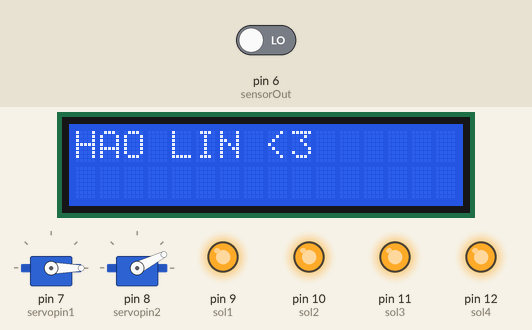
The sketch below on a simulated Arduino Uno, built with avr-gcc and run on an emulated ATmega328P. On the bench: 16×2 character LCD, 2 × servo, output pins drawn as LEDs (lit = HIGH). The test bench sets the inputs (shaded band); at power-on: pin 6 (sensorOut) LOW. Pins used as bus, display or sensor lines are not drawn; what the sketch prints to the serial monitor is not drawn.

Above: at 0.21 s.
At 1.94 s:
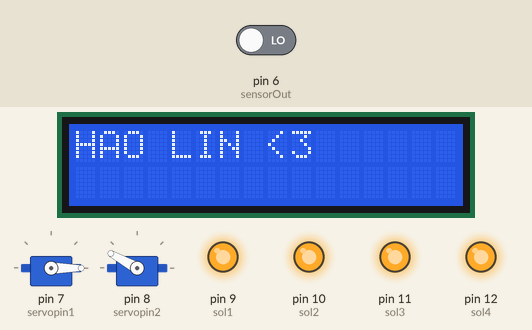
At 3.5 s:
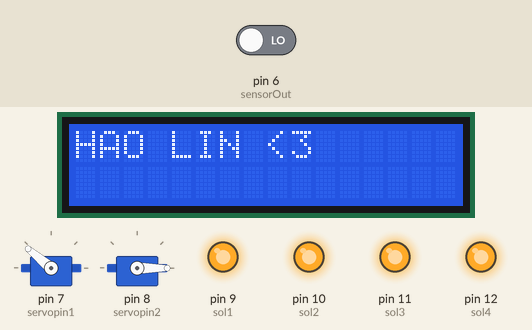
At 4.68 s:
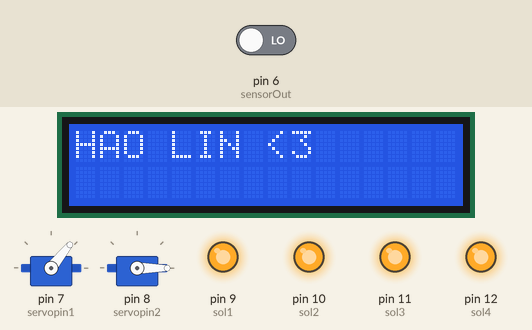
At 6.2 s:
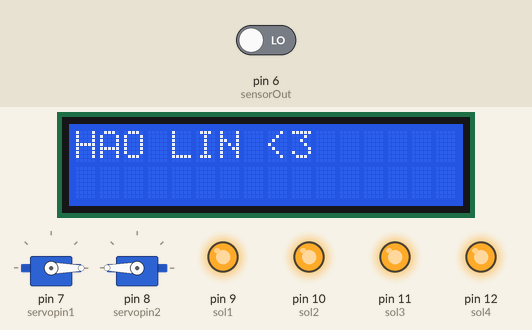
At 7.9 s:
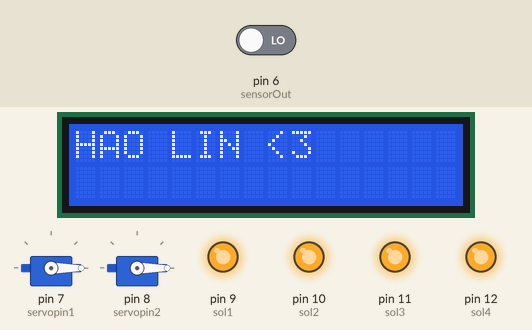
Timing chart, 0 to 9.4 s (numbered marks = the images above):
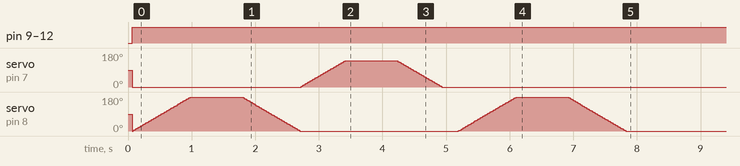

The sketch:

sorter.ino
```cpp
#include <Servo.h>
#include <LiquidCrystal.h>

//Color numbers
#define RED 1
#define GREEN 2;
#define BLUE 3;
#define YELLOW 4;

int colors[4][6];

int redLow=-1;
int redHigh=-1;
int greenLow=-1;
int greenHigh=-1;
int blueLow=-1;
int blueHigh=-1;

// TCS3200 pins
#define S0 2
#define S1 3
#define S2 4
#define S3 5
#define sensorOut 6

// Solenoid pins
#define sol1 9
#define sol2 10
#define sol3 11
#define sol4 12

// LCD connections
const int rs = A0, en = A1, d4 = A2, d5 = A3, d6 = A4, d7 = A5;
LiquidCrystal lcd(rs, en, d4, d5, d6, d7);

// define servos
Servo servo1; //feeder
Servo servo2; //conveyer belt

// Servo pins
#define servopin1 7
#define servopin2 8

/* there are 5 stations (numbered 0-4)
 *  station[0]=under color sensor
 *  station[1-4]=solenoids 1-4
 */
int stations[5]={0,0,0, 0,0}; //initialize as nothing in any station
int stationPins[5]={0,sol1,sol2,sol3,sol4}; //list of corresponding pins for each station (station 0 does not have a pin)


// Stores frequency read by the photodiodes
int redFrequency = 0;
int greenFrequency = 0;
int blueFrequency = 0;

// initialize position variable for servos
int pos=0;

void moveFeeder(){
  for (pos = 0; pos <= 140; pos += 1) { // goes from 0 degrees to 180 degrees
    // in steps of 1 degree
    servo1.write(pos);              // tell servo to go to position in variable 'pos'
    delay(5);// waits 15ms for the servo to reach the position
  }
  delay(800);
  for (pos = 140; pos >= 0; pos -= 1) { // goes from 180 degrees to 0 degrees
    servo1.write(pos);              // tell servo to go to position in variable 'pos'
    delay(5);// waits 15ms for the servo to reach the position
  }
  delay(250);
}

void moveConveyer(){
  int i=0;
  for (pos = 0; pos <= 180; pos += 1) { // goes from 0 degrees to 180 degrees
    // in steps of 1 degree
    servo2.write(pos);              // tell servo to go to position in variable 'pos'
    delay(5);// waits 15ms for the servo to reach the position
  }
  delay(800);
  for (pos = 180; pos >= 0; pos -= 1) { // goes from 180 degrees to 0 degrees
    servo2.write(pos);              // tell servo to go to position in variable 'pos'
    delay(5);// waits 15ms for the servo to reach the position
  }

  //move color info 1 station to match conveyer
  for (i=4; i>0; i--){
    stations[i]=stations[i-1];
  }
}

/*
 * Initial set up of sorter
 */

void setup() {
  // set up LCD columns and rows
  lcd.begin(16,2);
  //Below LCD HELLO WORLD Test
  lcd.print("HAO LIN <3");

  //Servo setup
  servo1.attach(servopin1);
  servo2.attach(servopin2);

  // Setting the sensor outputs
  pinMode(S0, OUTPUT);
  pinMode(S1, OUTPUT);
  pinMode(S2, OUTPUT);
  pinMode(S3, OUTPUT);

  // Setting the solenoids outputs
  pinMode(sol1, OUTPUT);
  pinMode(sol2, OUTPUT);
  pinMode(sol3, OUTPUT);
  pinMode(sol4, OUTPUT);

  // Initialize solenoids to HIGH (off)
  digitalWrite(sol1,HIGH);
  digitalWrite(sol2,HIGH);
  digitalWrite(sol3,HIGH);
  digitalWrite(sol4,HIGH);

  // SettingsorOut as an input
  pinMode(sensorOut, INPUT);

  // Setting frequency scaling to 20%
  digitalWrite(S0,HIGH);
  digitalWrite(S1,LOW);

   // Begins serial communication
  Serial.begin(9600);
  Serial.print("Hello World!");//DELETE

  //calibrate colors
  calibration();
}

/*
 * There are 4 main components of the automation of the sorter.
 * Move feeder, get color of new M&M, shoot M&Ms into correct containers, and move conveyer belt
 */

void loop() {

  /*
   * Calibrate the color frequencies
   */
  //if(calibrated==0){
  //  calibration();
  //  calibrated=1;
  //}
  int i=0;
  /*
   * 1. move feeder full motion
   */
   //delay(100);
   moveFeeder();
   //delay(100);

  /*
   * 2. Get color of item
   * set station[0] to that color
   * i.e. this color is currently under the sensor
   */
  stations[0]=getColor();

  /*
   * 3. check each station for correct color and fire solenoids
   * (only have to check stations 1-4 since station 0 doesnt have a solenoid; i.e. i=1 is starting point)
   */
  //i.e. if color at a station matches the color that gets blasted there
  for (i=1; i<5; ++i){
    if (stations[i]==i){   //if item is in right spot, push it off
      digitalWrite(stationPins[i],LOW);   //turn on solenoid
      delay(250);     //keep solonoid on for 250ms
      digitalWrite(stationPins[i], HIGH); //turn off solenoid
     stations[i]=0;
     }
  }

  /*
   * 4.move conveyer 1 chain length and move color info to match
   */
   //delay(100);
   moveConveyer();
   //delay(100);

}

/*
 * code to get color of item
 * will return integer 1-4 (corresponding to colors of each station)
 * void for now
 */


 int getColor(){
  getFrequencies();
  int i=1;
  while(i<5){
    //Serial.print(i);
    if(redFrequency>colors[i-1][0]&&redFrequency<colors[i-1][1] && greenFrequency>colors[i-1][2]&&greenFrequency<colors[i-1][3] && blueFrequency>colors[i-1][4]&&blueFrequency<colors[i-1][5]){
      Serial.print("Color: ");
      Serial.print(i);
      return i;
    }
    i++;
  }
 }

 //calibrates RED, GREEN, BLUE, YELLOW Frequencies
void calibration(){
  Serial.print("Calibration\n");
  int i=0;
  servo1.write(0);
  servo2.write(0);
  //delay(100);
  //moveFeeder();
  Serial.print("MoveConveyer\n");
  moveConveyer();
  //delay(100);
  while(i<4){
    //delay(100);
    Serial.print("MoveFeeder\n");
    moveFeeder();
    //delay(100);
    Serial.print("MoveConveyer\n");
    moveConveyer();
    //delay(100);
    int count=0;
    Serial.print("Color: ");
    Serial.print(i);
    Serial.print("\n");
    while(count<25){
      getFrequencies();
      if (redLow==-1 || redLow>redFrequency){
        redLow=redFrequency-5;
      }
      if (redHigh==-1 || redHigh<redFrequency){
        redHigh=redFrequency+5;
      }
      if (greenLow==-1 || greenLow>greenFrequency){
        greenLow=greenFrequency-5;
      }
      if (greenHigh==-1 || greenHigh<greenFrequency){
        greenHigh=greenFrequency+5;
      }
      if (blueLow==-1 || blueLow>blueFrequency){
        blueLow=blueFrequency-5;
      }
      if (blueHigh==-1 || blueHigh<blueFrequency){
        blueHigh=blueFrequency+5;
      }
      count++;
    }
    if(i==1){
      digitalWrite(sol1,LOW);   //turn on solenoid
      delay(250);     //keep solonoid on for 250ms
      digitalWrite(sol1, HIGH); //turn off solenoid
    }
    if(i==3){
      digitalWrite(sol2,LOW);   //turn on solenoid
      delay(250);     //keep solonoid on for 250ms
      digitalWrite(sol2, HIGH); //turn off solenoid
    }
    colors[i][0]=redLow;
    colors[i][1]=redHigh;
    colors[i][2]=greenLow;
    colors[i][3]=greenHigh;
    colors[i][4]=blueLow;
    colors[i][5]=blueHigh;
    //delay(10000);
    redLow=-1;
    redHigh=-1;
    greenLow=-1;
    greenHigh=-1;
    blueLow=-1;
    blueHigh=-1;
    i++;
  }
  //delay(100);
  moveConveyer();
  //delay(100);
  moveConveyer();
  digitalWrite(sol3,LOW);   //turn on solenoid
  delay(250);     //keep solonoid on for 250ms
  digitalWrite(sol3, HIGH); //turn off solenoid
  moveConveyer();
  //delay(100);
  moveConveyer();
  //delay(100);
  digitalWrite(sol4,LOW);   //turn on solenoid
  delay(250);     //keep solonoid on for 250ms
  digitalWrite(sol4, HIGH); //turn off solenoid
  i=0;
  int j=0;
  for (i=0; i<4; i++){
    for (j=0; j<6;j++){
      Serial.print(colors[i][j]);
      Serial.print(" ");
    }
    Serial.print("\n");
  }
  Serial.print("Calibration Done\n");
}


void getFrequencies(){
  // Setting RED (R) filtered photodiodes to be read
  digitalWrite(S2,LOW);
  digitalWrite(S3,LOW);

  // Reading the output frequency
  redFrequency = pulseIn(sensorOut, LOW);

   // Printing the RED (R) value
  Serial.print("R = ");
  Serial.print(redFrequency);
  delay(100);

  // Setting GREEN (G) filtered photodiodes to be read
  digitalWrite(S2,HIGH);
  digitalWrite(S3,HIGH);

  // Reading the output frequency
  greenFrequency = pulseIn(sensorOut, LOW);

  // Printing the GREEN (G) value
  Serial.print(" G = ");
  Serial.print(greenFrequency);
  delay(100);

  // Setting BLUE (B) filtered photodiodes to be read
  digitalWrite(S2,LOW);
  digitalWrite(S3,HIGH);

  // Reading the output frequency
  blueFrequency = pulseIn(sensorOut, LOW);

  // Printing the BLUE (B) value
  Serial.print(" B = ");
  Serial.println(blueFrequency);
  delay(100);
}
```

Measured:
- by itself, pin 9 (sol1), pin 10 (sol2), pin 11 (sol3), pin 12 (sol4): LOW → HIGH at 0.06 s
